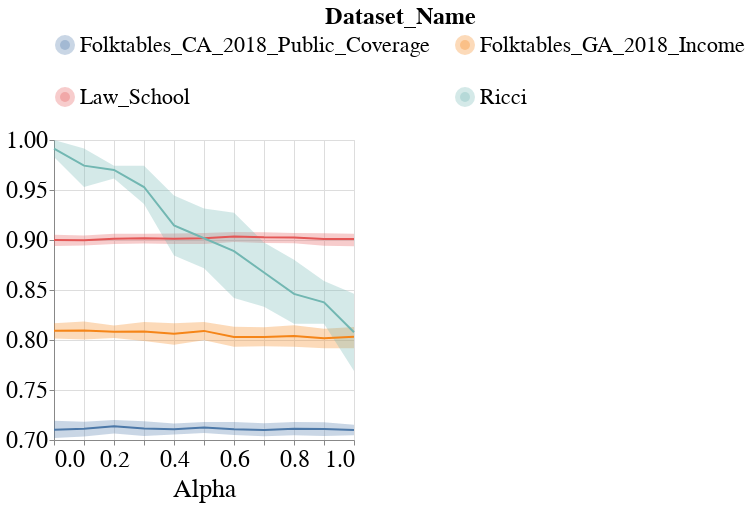

Notebook code cell kept with this figure:
### Markdown cell above
### Group Specific Metrics

### Code cell
visualizer.create_group_metric_line_bands_per_dataset_plot(model_name=MODEL_NAMES[0],
                                                           metric_type='subgroup',
                                                           metric_name='Accuracy',
                                                           dataset_groups_dct={
                                                               'Folktables_GA_2018_Income': 'overall',
                                                               'Law_School': 'overall',
                                                               'Folktables_CA_2018_Public_Coverage': 'overall',
                                                               'Ricci': 'overall',
                                                           })

### Figure 1 — Vega-Lite specification as saved in the notebook (floating-point values rounded to 4 significant figures; data arrays with more than 128 entries replaced by an {"elided": "..."} marker saying what was removed)
{"config": {"view": {"continuousWidth": 400, "continuousHeight": 300}, "axis": {"labelFontSize": 24, "labelFontWeight": "normal", "titleFontSize": 26, "titleFontWeight": "normal"}, "legend": {"columns": 2, "direction": "horizontal", "labelFontSize": 22, "labelLimit": 400, "orient": "top", "symbolStrokeWidth": 10, "titleAnchor": "middle", "titleFontSize": 24, "titleLimit": 300}, "title": {"fontSize": 22}}, "layer": [{"mark": {"type": "errorband", "extent": "ci"}, "encoding": {"color": {"field": "Dataset_Name", "type": "nominal"}, "x": {"field": "Intervention_Param", "title": "Alpha", "type": "quantitative"}, "y": {"field": "Metric_Value", "scale": {"zero": false}, "title": "", "type": "quantitative"}}}, {"mark": "line", "encoding": {"color": {"field": "Dataset_Name", "type": "nominal"}, "x": {"field": "Intervention_Param", "title": "Alpha", "type": "quantitative"}, "y": {"aggregate": "mean", "field": "Metric_Value", "scale": {"zero": false}, "title": "", "type": "quantitative"}}}], "data": {"name": "data-497b7cb8885c527425b31951db9b7736"}, "height": 300, "width": 300, "$schema": "https://vega.github.io/schema/vega-lite/v4.17.0.json", "datasets": {"data-497b7cb8885c527425b31951db9b7736": {"elided": "264 records"}}}
